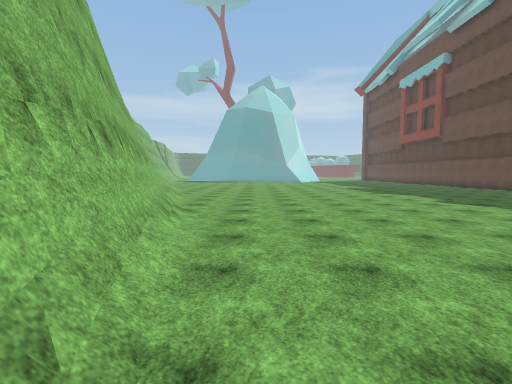
[1] (above)

18 first-person views from a walk through a scene from a Unity 3-D project. The camera is 1.2 m above the floor, tilts 4° down and sees 85° across. The floor is counted in squares, 2 m on a side. Each view is taken from the middle of a square. On the plan, view 1 faces up. The plan holds only what a view shows up to about 9 squares ahead; the rest is blank. The place goes on beyond the plan. The player character is not drawn. Some surface patterns are stand-ins.

[2]
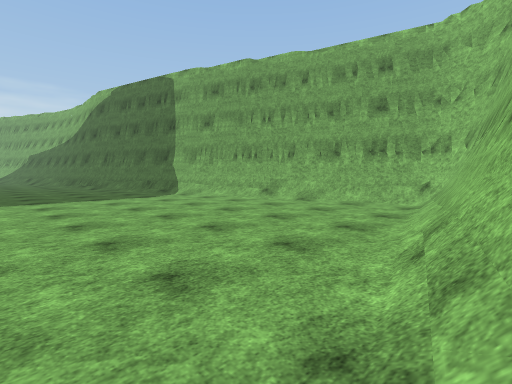

[3]
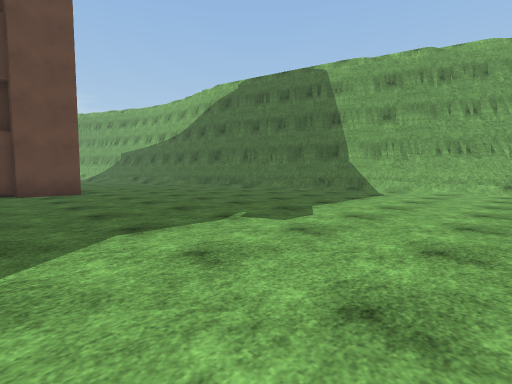

[4]
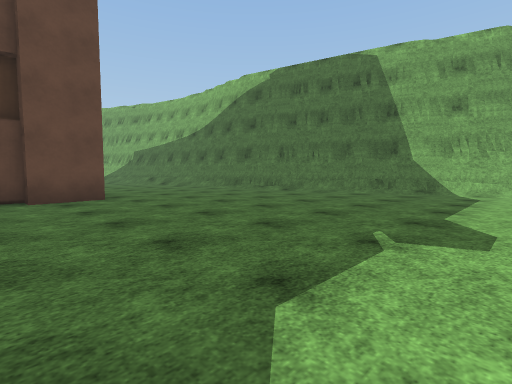

[5]
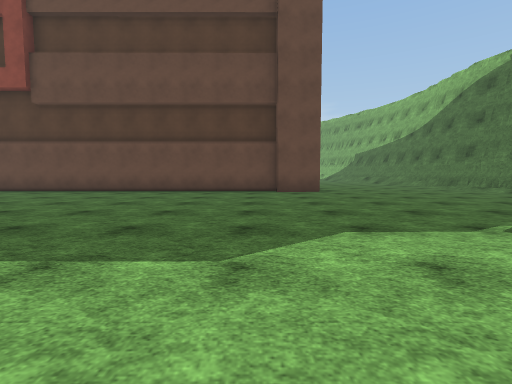

[6]
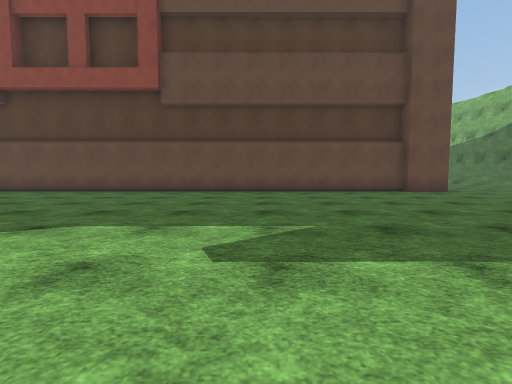

[7]
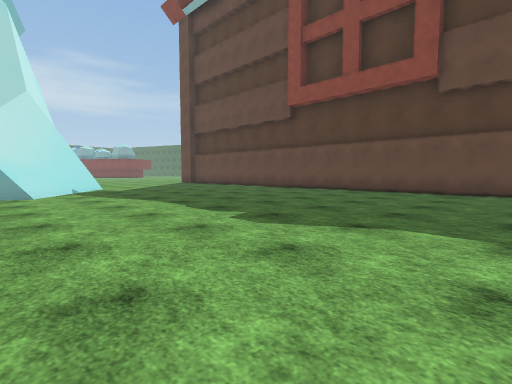

[8]
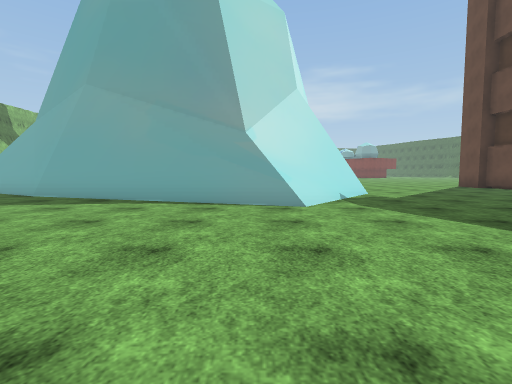

[9]
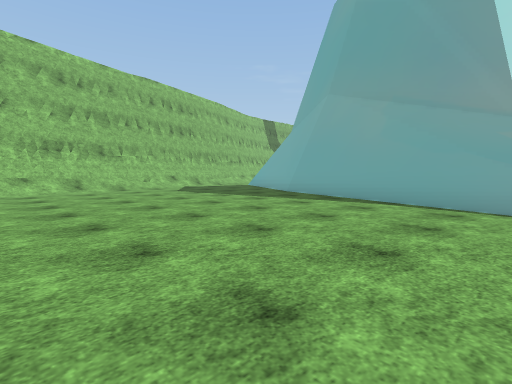

[10]
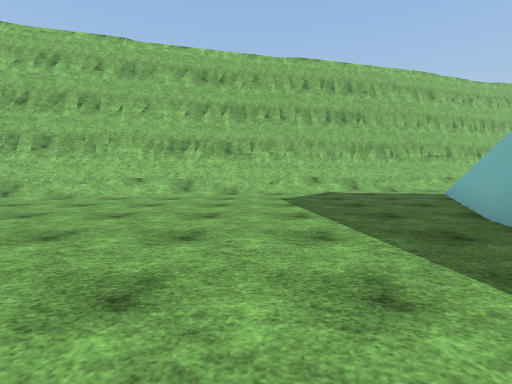

[11]
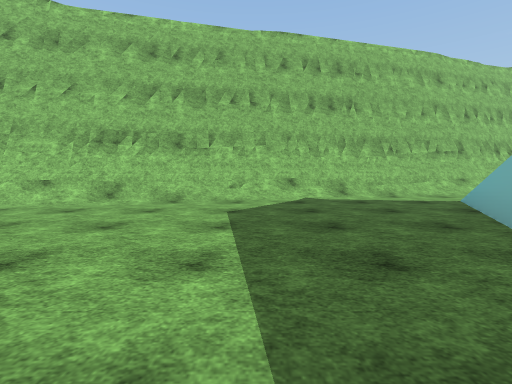

[12]
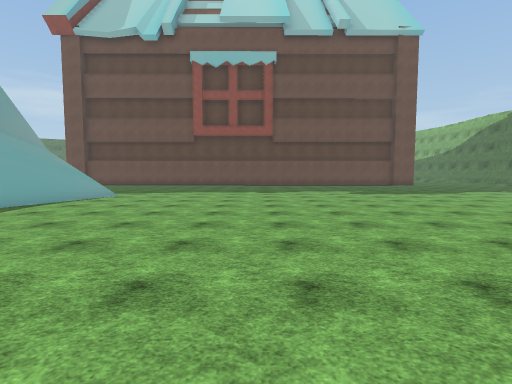

[13]
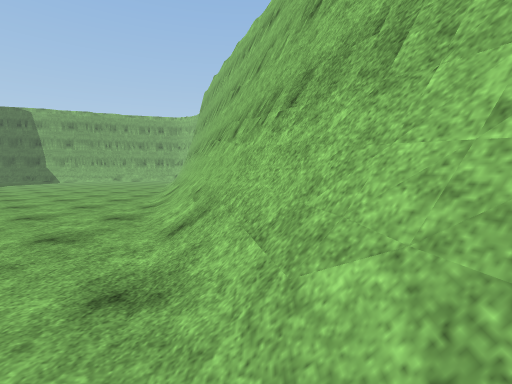

[14]
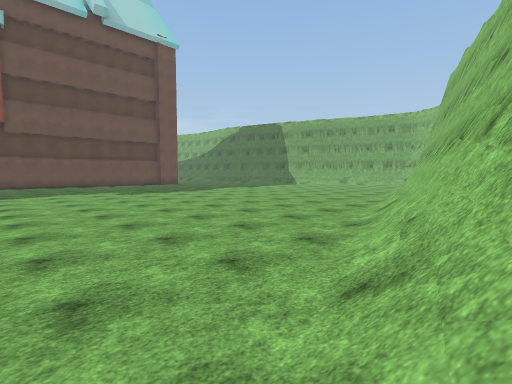

[15]
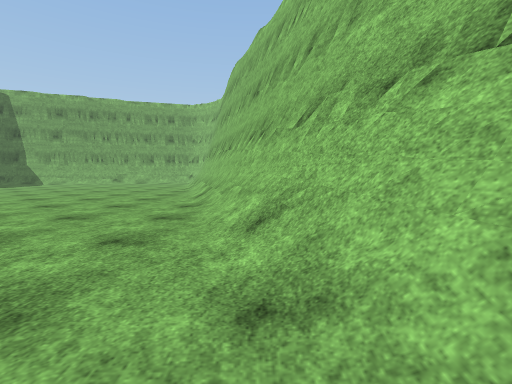

[16]
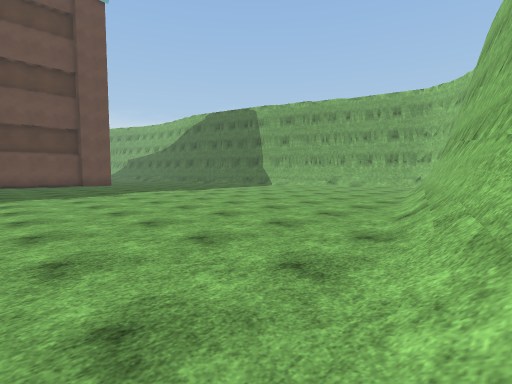

[17]
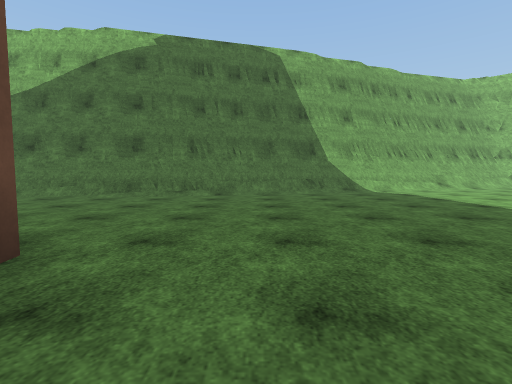

[18]
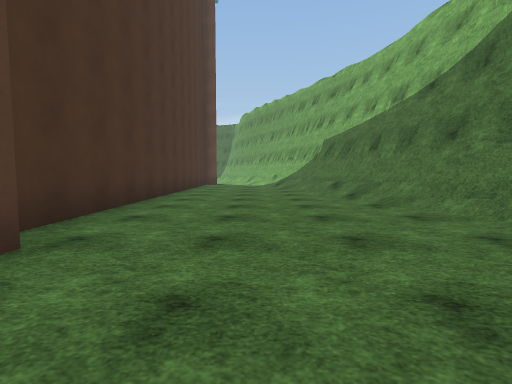

### Floor plan
Key: @ floor where view 1 was taken; # wall or solid block; . floor; / step, stairs or slope; = window, fence, low wall or low ledge.
Columns run from 10 left of view 1 to 20 right of it. Each row starts with its distance up from view 1.
 32 #
 31 #/
 30 ##.
 29 ##./#
 28  #/.###          ....
 27  #/...###########....
 26  #/.....#######/....
 25  ##.......###///....
 24   #/........==/....
 23   #/................  #
 22   #/..................#
 21   ##/.................#
 20    #/.................#
 19    #/.................#
 18    ##.................#
 17     #.................#
 16     ##................#
 15     ##/...............#
 14      #/...............#
 13      ##...............#
 12      ##...............#
 11       #/..............#
 10       #/..............#########
  9       ##..............##.......
  8        #/......................
  7        #/......................
  6        ##...................../
  5         #..................///#
  4         #/............///######
  3         #/........///######
  2         ##.....//#####
  1          #..//####
  0          #@####
 -1          ###

Where each view was taken, in squares from view 1:
view 1: 0 up, 0 right, facing up
view 2: 7 up, 2 left, facing down-right
view 3: 11 up, 3 right, facing down-right
view 4: 11 up, 5 right, facing down-right
view 5: 11 up, 3 right, facing right
view 6: 15 up, 3 right, facing right
view 7: 16 up, 3 right, facing up-right
view 8: 19 up, 3 right, facing up
view 9: 19 up, 3 right, facing up-left
view 10: 23 up, 1 right, facing left
view 11: 24 up, 1 left, facing left
view 12: 19 up, 6 left, facing right
view 13: 20 up, 6 left, facing down
view 14: 19 up, 6 left, facing down-right
view 15: 16 up, 4 left, facing down
view 16: 14 up, 4 left, facing down-right
view 17: 11 up, 10 right, facing down
view 18: 7 up, 11 right, facing right
